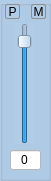
      <widget class="QGroupBox" name="groupBox_13">
       <property name="geometry">
        <rect>
         <x>170</x>
         <y>270</y>
         <width>51</width>
         <height>181</height>
        </rect>
       </property>
       <property name="styleSheet">
        <string notr="true">background-color: rgb(177, 204, 231);</string>
       </property>
       <property name="title">
        <string/>
       </property>
       <widget class="QSlider" name="gain2Slider">
        <property name="geometry">
         <rect>
          <x>15</x>
          <y>23</y>
          <width>20</width>
          <height>121</height>
         </rect>
        </property>
        <property name="minimum">
         <number>-100</number>
        </property>
        <property name="maximum">
         <number>12</number>
        </property>
        <property name="orientation">
         <enum>Qt::Vertical</enum>
        </property>
       </widget>
       <widget class="QLineEdit" name="gain2Value">
        <property name="geometry">
         <rect>
          <x>10</x>
          <y>150</y>
          <width>31</width>
          <height>20</height>
         </rect>
        </property>
        <property name="styleSheet">
         <string notr="true">background-color: rgb(255, 255, 255);</string>
        </property>
        <property name="text">
         <string>0</string>
        </property>
        <property name="alignment">
         <set>Qt::AlignCenter</set>
        </property>
       </widget>
       <widget class="QPushButton" name="gain2P">
        <property name="geometry">
         <rect>
          <x>5</x>
          <y>4</y>
          <width>15</width>
          <height>15</height>
         </rect>
        </property>
        <property name="focusPolicy">
         <enum>Qt::NoFocus</enum>
        </property>
        <property name="styleSheet">
         <string notr="true">QPushButton {
     border: 1px solid #8f8f91;
     border-radius: 2px;
     background-color: qlineargradient(x1: 0, y1: 0, x2: 0, y2: 1,
                                       stop: 0 #f6f7fa, stop: 1 #dadbde);
 }

 QPushButton:pressed {
     background-color: qlineargradient(x1: 0, y1: 0, x2: 0, y2: 1,
                                       stop: 0 #dadbde, stop: 1 #f6f7fa);
 }
QPushButton:checked{
	background-color: rgb(255, 255, 0);
}</string>
        </property>
        <property name="text">
         <string>P</string>
        </property>
        <property name="checkable">
         <bool>true</bool>
        </property>
       </widget>
       <widget class="QPushButton" name="gain2M">
        <property name="geometry">
         <rect>
          <x>31</x>
          <y>4</y>
          <width>15</width>
          <height>15</height>
         </rect>
        </property>
        <property name="focusPolicy">
         <enum>Qt::NoFocus</enum>
        </property>
        <property name="styleSheet">
         <string notr="true">QPushButton {
     border: 1px solid #8f8f91;
     border-radius: 2px;
     background-color: qlineargradient(x1: 0, y1: 0, x2: 0, y2: 1,
                                       stop: 0 #f6f7fa, stop: 1 #dadbde);
 }

 QPushButton:pressed {
     background-color: qlineargradient(x1: 0, y1: 0, x2: 0, y2: 1,
                                       stop: 0 #dadbde, stop: 1 #f6f7fa);
 }
QPushButton:checked{
	background-color: rgb(255, 0, 0);
}</string>
        </property>
        <property name="text">
         <string>M</string>
        </property>
        <property name="checkable">
         <bool>true</bool>
        </property>
       </widget>
      </widget>
